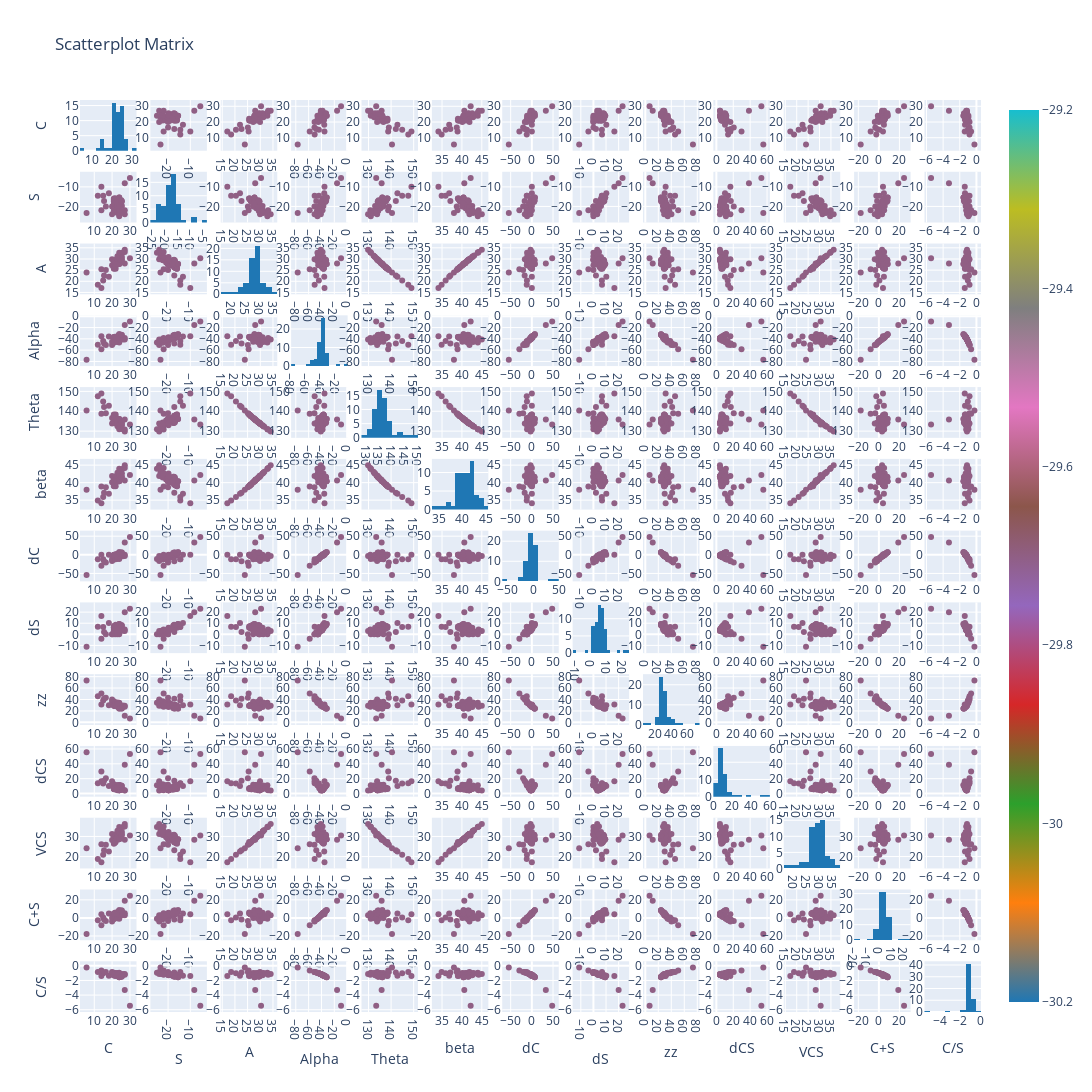

Notebook source saved alongside this figure:
### Code cell
figure = ff.create_scatterplotmatrix(
df[['C','S','T','A','Alpha','Theta','beta','dC','dS', 'zz', 'dCS', 'VCS', 'C+S', 'C/S']],
width=2000, height=2000,
diag='histogram',
index='T')
plot(figure, filename='plotly_scatterplot_T.html')
figure.show()
